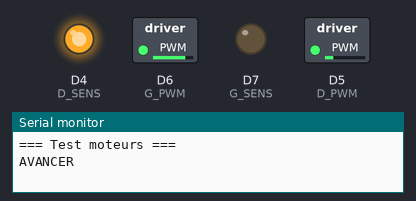
This sketch was run on a simulated ESP8266 (NodeMCU). On the bench: switched loads named in the sketch (green lamp = pin HIGH), output pins drawn as LEDs (lit = HIGH), the last lines printed to the serial monitor.

Above: at 2.05 s.
At 6.5 s:
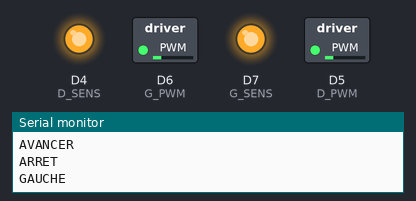
At 8.7 s:
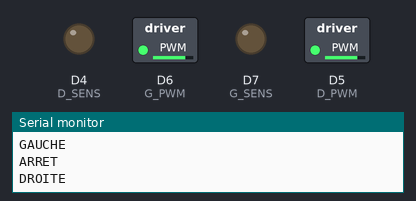
At 10.95 s:
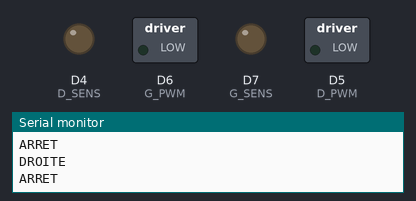
Timing chart, 0 to 13.7 s (numbered marks = the images above):
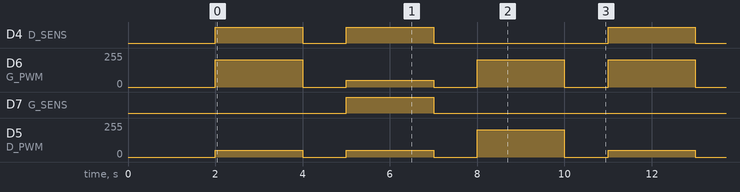

Measured:
- by itself, D4 (D_SENS): repeats every 9.0 s: LOW 1.0 s, HIGH 2.0 s, LOW 4.0 s, HIGH 2.0 s
- by itself, D6 (G_PWM): repeats every 9.0 s: 0/255 1.0 s, 51/255 2.0 s, 2 × (0/255 1.0 s, 204/255 2.0 s)
- by itself, D7 (G_SENS): alternates HIGH for 2.0 s and LOW for 7.0 s
- by itself, D5 (D_PWM): repeats every 9.0 s: 0/255 1.0 s, 51/255 2.0 s, 0/255 1.0 s, 204/255 2.0 s, 0/255 1.0 s, 51/255 2.0 s

The sketch:

Test_Moteurs.ino
```cpp
// =====================================================
//  Test moteurs - STM32 Nucleo-F439ZI + L298N
//  IN1 D7 (sens G) | IN2 D6 (PWM G) | IN3 D5 (PWM D) | IN4 D4 (sens D)
//  Cavaliers ENA/ENB en place | Moniteur serie : 115200 bauds
//  Sequence : avancer 2 s, arret, gauche 2 s, arret, droite 2 s, arret
// =====================================================
#define G_SENS  D7
#define G_PWM   D6
#define D_PWM   D5
#define D_SENS  D4

#define VITESSE         80   // %
#define INVERSER_GAUCHE 0    // 1 si la roue gauche tourne a l'envers
#define INVERSER_DROIT  1    // 1 si la roue droite tourne a l'envers

void moteur(int pinSens, int pinPwm, int vitesse) {
  int pwm = abs(vitesse) * 255 / 100;
  if (vitesse > 0)      { digitalWrite(pinSens, LOW);  analogWrite(pinPwm, pwm); }
  else if (vitesse < 0) { digitalWrite(pinSens, HIGH); analogWrite(pinPwm, 255 - pwm); }
  else                  { digitalWrite(pinSens, LOW);  analogWrite(pinPwm, 0); }
}

void moteurs(int g, int d) {
  moteur(G_SENS, G_PWM, INVERSER_GAUCHE ? -g : g);
  moteur(D_SENS, D_PWM, INVERSER_DROIT  ? -d : d);
}

void setup() {
  Serial.begin(115200);
  analogWriteFrequency(200);          // PWM lent = plus de couple au demarrage
  pinMode(G_SENS, OUTPUT); pinMode(G_PWM, OUTPUT);
  pinMode(D_SENS, OUTPUT); pinMode(D_PWM, OUTPUT);
  moteurs(0, 0);
  delay(2000);
  Serial.println("=== Test moteurs ===");
}

void loop() {
  Serial.println("AVANCER");  moteurs(VITESSE, VITESSE);   delay(2000);
  Serial.println("ARRET");    moteurs(0, 0);               delay(1000);
  Serial.println("GAUCHE");   moteurs(-VITESSE, VITESSE);  delay(2000);
  Serial.println("ARRET");    moteurs(0, 0);               delay(1000);
  Serial.println("DROITE");   moteurs(VITESSE, -VITESSE);  delay(2000);
  Serial.println("ARRET");    moteurs(0, 0);               delay(1000);
}
```
